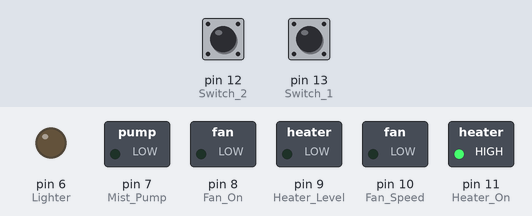
Simulated run of this sketch. Board: Arduino Uno, built with avr-gcc and run on an emulated ATmega328P. On the bench: switched loads named in the sketch (green lamp = pin HIGH), output pins drawn as LEDs (lit = HIGH). The inputs (shaded band) are chosen by the test bench; at power-on: pin 12 (Switch_2) LOW, pin 13 (Switch_1) HIGH. What the sketch prints to the serial monitor is not drawn.

Above: at 2.2 s.
2.3 s: pin 12 (Switch_2) pulled HIGH for 1 s
At 3.5 s:
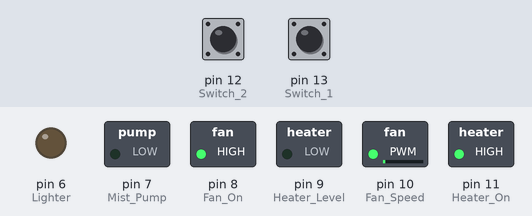
4.8 s: pin 12 (Switch_2) pulled HIGH for 0.15 s
At 5.1 s:
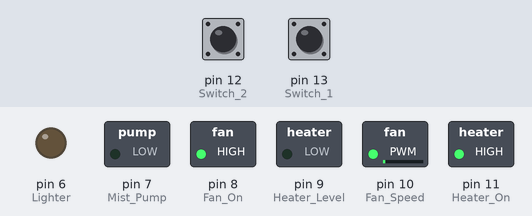
Timing chart, 0 to 7.8 s (numbered marks = the images above; inputs shaded):
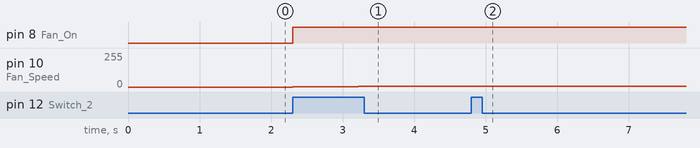

The sketch:

sketch_dec01b.ino
```cpp
#include <SoftwareSerial.h>
#define Switch_1        13
#define Switch_2        12

#define Heater_On       11
#define Heater_Level    9

#define Fan_On          8
#define Fan_Speed       10

#define Mist_Pump       7
#define Lighter         6
byte Output;
//------------------------------------
byte SPnum=0;
//------------------------------------
uint8_t   Status_Sw1, Status_Sw2;
byte      DataRead[15];
String    SerialRecieve, SoftwareRecieve;
/**/  //AFTER YOU MANAULS CONTROL USE BELOW PARAMETER TO COLLECT DATA FOR SEND BACK TO CLIENT.
/**/  byte F_LV;                      //<---USE THIS TO GET PERCENT OF FAN    LV(0-100)
/**/  byte H_LV;                      //<---USE THIS TO GET PERCENT OF HEAT   LV(0-100)
/**/  byte L_LV;                      //<---USE THIS TO GET PERCENT OF LIGHT  LV(0-100)
/**/  String M_ST = "OFF";            //<---USE THIS TO GET STATE OF MIST     ON/OFF
/**/  //*************************************************************************************
bool      ClearSerial = true;
bool      dora;
bool      ClearStatus;
long      pre, sam = 500;
float     HUMIDITY;             //<---USE THIS TO CALCULATE
float     TEMPARETURE;          //<---USE THIS TO CALCULATE
uint32_t  LIGHT, OLDL;               //<---USE THIS TO CALCULATE

String    Buffer;               //<--ONLY USE THIS TO DEFINE MANAUL COMMAND.
String    humidity;             //<--NOT USE THIS TO CALCULATE (only use to show **not recommand**)
String    tempareture;          //<--NOT USE THIS TO CALCULATE (only use to show **not recommand**)
String    light;                //<--NOT USE THIS TO CALCULATE (only use to show **not recommand**)

SoftwareSerial ESPPort(2, 3);

/**/  //all command and desciption
/**/  //CommandReadSensor();         //<---Get raw   data(HEX)                                 |
/**/  //getFulldata();               //<---Get all   data(DEC)                                 |
/**/  //getHumidity();               //<---Get only  Humidity(DEC)                             |
/**/  //getTempareture();            //<---Get only  Tempareture(DEC)                          |
/**/  //getLigth();                  //<---Get only  Ligth(DEC)                                |
/**/  //pushData();                  //<---SEND ALL DATA OFF PLANT BOARD TO ESP PORT           |(FAN LEVEL /HEAT LEVEL /LIGHT LEVEL /MIST ONOFF/  SENSOR:HUD/TEMP/LIGTH )
/**/  //ManualOnOff();               //<---USE TO MANAUL CONTROL FORM CLIENT VIA SERAIL PORT   |(DO NOT EDIT)
/**/  //SWCHECK();                   //<---MAKE YOUR MANUAL SW CONTROL IN THIS FUNCTION        |
/**/  //ESPREAD();                   //<---USE TO MAKE YOUR FUNCTION CONTROL FROM CLIENT       |
/**/  //*************************************************************************************************************************************
void setup() {
  // put your setup code here, to run once:
  Serial.begin(9600);                     //START SERIAL.PORT TO CONNET PLAT CONTROL BOARD
  ESPPort.begin(9600);                    //START SERIAL.PORT TO CONNET ESP CONTROL BOARD
  ClearStatus = false;
  delay(1000);

  /**/  //PINMODE ZONE
  /**/   pinMode(Switch_1, INPUT);   pinMode(Switch_2, INPUT);
  /**/   pinMode(Heater_On, OUTPUT); pinMode(Heater_Level, OUTPUT);
  /**/   pinMode(Fan_On, OUTPUT);    pinMode(Fan_Speed, OUTPUT);
  /**/   pinMode(Lighter, OUTPUT);
  /**/   pinMode(Mist_Pump, OUTPUT);
  /**/  //************************************************************


  /**/  //initial pinMOde First time
  /**/  digitalWrite(Heater_On, HIGH);  analogWrite(Heater_Level, 0);
  /**/  digitalWrite(Fan_On, LOW);      analogWrite(Fan_Speed, 0);
  /**/  analogWrite(Lighter, 0);
  /**/  digitalWrite(Mist_Pump, LOW);
  /**/  //************************************************************


}
void loop() {
  ESPREAD();
  SWCHECK();
  getFulldata();
//#define Fan_On          8    ///
//#define Fan_Speed       10   ///

  if (millis() - pre > 300) {
    pre = millis();
    SPnum++;
    digitalWrite(Fan_On,HIGH);
    analogWrite(Fan_Speed,SPnum);
    F_LV=map(SPnum,0,255,0,100);

  }
//====
  //      if(HUMIDITY>80.4){
  //        if(HUMIDITY-80.3>0.1){
  //          Output+=15;
  //        }
  //          digitalWrite(Mist_Pump,LOW);
  //          if(Output>=220){
  //            Output=220;
  //          }
  //      }
  //      if(HUMIDITY<80.3){
  //        if(80.4-HUMIDITY>0.1){
  //          Output-=10;
  //        }
  //        digitalWrite(Mist_Pump,HIGH);
  //
  //          if(Output<=10){
  //            Output=10;
  //          }
  //      }
  //      digitalWrite(Fan_On,HIGH);
  //      analogWrite(Fan_Speed, 30+Output);
  //
  // }
  Serial.println(Output);
  if (dora) {
    pushData();
  }
}
void SWCHECK() {
  Status_Sw1 = digitalRead(Switch_1);
  if (Status_Sw1 == 0) {

  }
  while (Status_Sw1 == 0) {
    Status_Sw1 = digitalRead(Switch_1);

  }

  Status_Sw2 = digitalRead(Switch_2);
  if (Status_Sw2 == 0) {
    pushData();
  }
  while (Status_Sw2 == 0) {
    Status_Sw2 = digitalRead(Switch_2);
  }

}
void ESPREAD() {
  if (ESPPort.available()) {

    char c = ESPPort.read();
    if (c == '\n') {
      Serial.println(SerialRecieve);
      if (SerialRecieve == "hello") {
        pushData();
        dora = true;
      } else if (SerialRecieve == "SS") {
        ClearSerial = true;
      } else {
        //ManaulOnOff();
      }
      SerialRecieve = "";
    }
    else if (c != '\r') {

      SerialRecieve += c;
    }
  }
}


void getFulldata() {
  CommandReadSensor();
  getHumidity();
  getTempareture();
  getLigth();
}
void getHumidity() {
  //byte2-5 HUD
  //CommandReadSensor();
  humidity = "";
  for (int i = 0; i < 4; i++) {
    humidity += DataRead[i + 2];
  }
  //Serial.println(humidity);
  HUMIDITY = (humidity.toInt()) * 0.1;
  //Serial.println(HUMIDITY);
}
void getTempareture() {
  //byte6-9 TEMP
  //CommandReadSensor();
  tempareture = "";
  for (int i = 0; i < 4; i++) {
    tempareture += DataRead[i + 6];
  }
  //Serial.println(tempareture);
  TEMPARETURE = (tempareture.toInt()) * 0.1;
  //Serial.println(TEMPARETURE);
}
void getLigth() {
  //byte10-12 LIGTH
  //CommandReadSensor();
  LIGHT = 0;
  int buf = 256;
  for (int i = 0; i < 3; i++) {
    LIGHT += DataRead[i + 10] * buf;
    buf = buf >> 4;
  }
  light = LIGHT;
  //Serial.println(LIGHT);
}
void pushData() {
  //hud
  //temp
  //ligth
  //getFulldata();
  //fan       on/off  //fan       speed (0-255)
  //heater    on/off  //heater    level (0-255)
  //lighting  on/off  //lighting  level (0-255)
  //mist      on/off
  String allData;
  allData += "DATA-FAN" + String(F_LV) + "-HEAT" + String(H_LV) + "-LTG" + String(L_LV) + "-MIST" + M_ST + "-HUD" + String(HUMIDITY) + "-TEMP" + String(TEMPARETURE) + "-LIGHT" + String(LIGHT);
  //Serial.println(allData);
  if (ClearSerial) {

    ESPPort.println(allData);
    ClearSerial = false;
  }
}
void ManaulOnOff() {
  if (SerialRecieve.indexOf("F-") >= 0)
  {
    Buffer = SerialRecieve; Buffer.remove(0, 2);
    if (Buffer.indexOf("ON-") >= 0) {
      Buffer.remove(0, 3);
      //Serial.println(Buffer);
      F_LV = Buffer.toInt();
      //Serial.println(Buffer);
      byte LEVEL = map(F_LV, 0, 100, 0, 255);
      digitalWrite(Fan_On, HIGH);
      analogWrite(Fan_Speed, LEVEL);
    } else {
      F_LV = 0;
      digitalWrite(Fan_On, LOW);
      analogWrite(Fan_Speed, 0);
    }
  } else if (SerialRecieve.indexOf("H-") >= 0)
  {
    //Serial.println(SerialRecieve);
    Buffer = SerialRecieve; Buffer.remove(0, 2);
    //Serial.println(Buffer);
    if (Buffer.indexOf("ON-") >= 0)
    {
      Buffer.remove(0, 3);
      //Serial.println(Buffer);
      H_LV = Buffer.toInt();
      //Serial.println(Buffer);
      byte LEVEL = map(H_LV, 0, 100, 0, 255);
      digitalWrite(Heater_On, LOW);
      analogWrite(Heater_Level, LEVEL);
    } else {
      H_LV = 0;
      digitalWrite(Heater_On, HIGH);
      analogWrite(Heater_Level, 0);
    }
  } else if (SerialRecieve.indexOf("L-") >= 0)
  {
    //Serial.println(SerialRecieve);
    Buffer = SerialRecieve; Buffer.remove(0, 2);
    //Serial.println(Buffer);
    if (Buffer.indexOf("ON-") >= 0)
    {
      Buffer.remove(0, 3);
      //Serial.println(Buffer);
      L_LV = Buffer.toInt();
      //Serial.println(Buffer);
      byte LEVEL = map(L_LV, 0, 100, 0, 255);
      analogWrite(Lighter, LEVEL);
    } else {
      L_LV = 0;
      analogWrite(Lighter, 0);
    }
  } else if (SerialRecieve.indexOf("M-") >= 0)
  {
    //Serial.println(SerialRecieve);
    Buffer = SerialRecieve; Buffer.remove(0, 2);
    //Serial.println(Buffer);
    if (Buffer.indexOf("ON-") >= 0)
    {
      Buffer.remove(0, 3);
      //Serial.println(Buffer);
      M_ST = "ON";
      digitalWrite(Mist_Pump, HIGH);
    } else {
      M_ST = "OFF";
      digitalWrite(Mist_Pump, LOW);
    }
  }
}
void CommandReadSensor() {

  boolean LoopRead = true;
  int Buffer_1;
  byte CommandSend[5];
  byte BufferClear;
  bool BitClear;


  //0x02 0x0A 0x23 0x2D 0x03
  CommandSend[0] = 0x02;
  CommandSend[1] = 0x0A;
  CommandSend[2] = 0x23;
  CommandSend[3] = 0x2D;
  CommandSend[4] = 0x03;

  Serial.write(CommandSend, 5);

  while (LoopRead) {

    if (Serial.available()) {

      if (ClearStatus) {

        goto Label_1;
      }

      DataRead[0] = Serial.read();

      if (DataRead[0] == 0x02) {

Label_1:
        ClearStatus = false;

        for (int i = 1; i < 15; i++) {

          while (!(Serial.available())) {

            //
          }

          DataRead[i] = Serial.read();
        }

        if (DataRead[14] == 0x03) {

          if (DataRead[1] == 0x0B) {

            Buffer_1 = DataRead[1] + DataRead[2] + DataRead[3] + DataRead[4] + DataRead[5] + DataRead[6] + DataRead[7] + DataRead[8] + DataRead[9] + DataRead[10] + DataRead[11] + DataRead[12];
            if (DataRead[13] == Buffer_1) {

              //Status = true;

            }
          }
        }
        else {

          goto Label_2;
        }

        LoopRead = false;
      }

      else {
Label_2:
        BitClear = true;

        while (BitClear) {

          unsigned long previousMicros = micros();

          while (!(Serial.available())) {

            unsigned long currentMicros = micros();

            if (currentMicros - previousMicros >= 100) {

              goto Label_3;
            }
          }

          BufferClear = Serial.read();
          if (BufferClear == 0x02) {

            BitClear = false;
            ClearStatus = true;
          }
        }
      }
    }

Label_3:
    BitClear = false;
    LoopRead = false;
  }
}
```

Measured:
- after the input at 2.3 s, pin 8 (Fan_On): LOW → HIGH at once; pin 10 (Fan_Speed): 0/255 → 1/255 at once, → 2/255 0.30 s later, → 3/255 0.31 s later, → 4/255 0.31 s later
- after the input at 4.8 s, pin 10 (Fan_Speed): 4/255 → 5/255 at once
